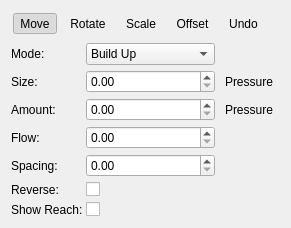
     <widget class="QWidget" name="liquifyTransformPage">
      <layout class="QVBoxLayout" name="verticalLayout_8">
       <item>
        <layout class="QVBoxLayout" name="verticalLayout_5" stretch="0,0">
         <property name="spacing">
          <number>0</number>
         </property>
         <item>
          <widget class="QFrame" name="liquifyOptionsLayout">
           <property name="sizePolicy">
            <sizepolicy hsizetype="Fixed" vsizetype="Minimum">
             <horstretch>0</horstretch>
             <verstretch>0</verstretch>
            </sizepolicy>
           </property>
           <property name="whatsThis">
            <string>&lt;html&gt;&lt;head/&gt;&lt;body&gt;&lt;p&gt;&lt;br/&gt;&lt;/p&gt;&lt;/body&gt;&lt;/html&gt;</string>
           </property>
           <property name="frameShape">
            <enum>QFrame::NoFrame</enum>
           </property>
           <property name="frameShadow">
            <enum>QFrame::Plain</enum>
           </property>
           <property name="lineWidth">
            <number>0</number>
           </property>
           <layout class="QHBoxLayout" name="horizontalLayout_11">
            <property name="leftMargin">
             <number>2</number>
            </property>
            <property name="topMargin">
             <number>2</number>
            </property>
            <property name="rightMargin">
             <number>15</number>
            </property>
            <item>
             <widget class="QToolButton" name="liquifyMove">
              <property name="sizePolicy">
               <sizepolicy hsizetype="Expanding" vsizetype="Fixed">
                <horstretch>0</horstretch>
                <verstretch>0</verstretch>
               </sizepolicy>
              </property>
              <property name="text">
               <string>Move</string>
              </property>
              <property name="checkable">
               <bool>true</bool>
              </property>
              <property name="checked">
               <bool>true</bool>
              </property>
              <property name="autoExclusive">
               <bool>true</bool>
              </property>
              <property name="autoRaise">
               <bool>true</bool>
              </property>
             </widget>
            </item>
            <item>
             <widget class="QToolButton" name="liquifyRotate">
              <property name="sizePolicy">
               <sizepolicy hsizetype="Expanding" vsizetype="Fixed">
                <horstretch>0</horstretch>
                <verstretch>0</verstretch>
               </sizepolicy>
              </property>
              <property name="text">
               <string>Rotate</string>
              </property>
              <property name="checkable">
               <bool>true</bool>
              </property>
              <property name="autoExclusive">
               <bool>true</bool>
              </property>
              <property name="autoRaise">
               <bool>true</bool>
              </property>
             </widget>
            </item>
            <item>
             <widget class="QToolButton" name="liquifyScale">
              <property name="sizePolicy">
               <sizepolicy hsizetype="Expanding" vsizetype="Fixed">
                <horstretch>0</horstretch>
                <verstretch>0</verstretch>
               </sizepolicy>
              </property>
              <property name="text">
               <string>Scale</string>
              </property>
              <property name="checkable">
               <bool>true</bool>
              </property>
              <property name="autoExclusive">
               <bool>true</bool>
              </property>
              <property name="autoRaise">
               <bool>true</bool>
              </property>
             </widget>
            </item>
            <item>
             <widget class="QToolButton" name="liquifyOffset">
              <property name="sizePolicy">
               <sizepolicy hsizetype="Expanding" vsizetype="Fixed">
                <horstretch>0</horstretch>
                <verstretch>0</verstretch>
               </sizepolicy>
              </property>
              <property name="text">
               <string>Offset</string>
              </property>
              <property name="checkable">
               <bool>true</bool>
              </property>
              <property name="autoExclusive">
               <bool>true</bool>
              </property>
              <property name="autoRaise">
               <bool>true</bool>
              </property>
             </widget>
            </item>
            <item>
             <widget class="QToolButton" name="liquifyUndo">
              <property name="sizePolicy">
               <sizepolicy hsizetype="Expanding" vsizetype="Fixed">
                <horstretch>0</horstretch>
                <verstretch>0</verstretch>
               </sizepolicy>
              </property>
              <property name="text">
               <string>Undo</string>
              </property>
              <property name="checkable">
               <bool>true</bool>
              </property>
              <property name="autoExclusive">
               <bool>true</bool>
              </property>
              <property name="autoRaise">
               <bool>true</bool>
              </property>
             </widget>
            </item>
           </layout>
          </widget>
         </item>
         <item>
          <layout class="QGridLayout" name="gridLayout_3">
           <property name="horizontalSpacing">
            <number>3</number>
           </property>
           <property name="verticalSpacing">
            <number>5</number>
           </property>
           <item row="0" column="0">
            <widget class="QLabel" name="label_2">
             <property name="sizePolicy">
              <sizepolicy hsizetype="Fixed" vsizetype="Preferred">
               <horstretch>0</horstretch>
               <verstretch>0</verstretch>
              </sizepolicy>
             </property>
             <property name="minimumSize">
              <size>
               <width>38</width>
               <height>0</height>
              </size>
             </property>
             <property name="text">
              <string>Mode:</string>
             </property>
            </widget>
           </item>
           <item row="1" column="0">
            <widget class="QLabel" name="lblSize">
             <property name="sizePolicy">
              <sizepolicy hsizetype="Fixed" vsizetype="Preferred">
               <horstretch>0</horstretch>
               <verstretch>0</verstretch>
              </sizepolicy>
             </property>
             <property name="minimumSize">
              <size>
               <width>27</width>
               <height>0</height>
              </size>
             </property>
             <property name="text">
              <string>Size:</string>
             </property>
            </widget>
           </item>
           <item row="2" column="2">
            <widget class="QToolButton" name="liquifyAmountPressureBox">
             <property name="text">
              <string>Pressure</string>
             </property>
             <property name="checkable">
              <bool>true</bool>
             </property>
             <property name="autoExclusive">
              <bool>true</bool>
             </property>
             <property name="autoRaise">
              <bool>true</bool>
             </property>
            </widget>
           </item>
           <item row="3" column="1">
            <widget class="KisDoubleSliderSpinBox" name="liquifyFlowSlider"/>
           </item>
           <item row="2" column="1">
            <widget class="KisDoubleSliderSpinBox" name="liquifyAmountSlider"/>
           </item>
           <item row="1" column="1">
            <widget class="KisDoubleSliderSpinBox" name="liquifySizeSlider"/>
           </item>
           <item row="4" column="1">
            <widget class="KisDoubleSliderSpinBox" name="liquifySpacingSlider"/>
           </item>
           <item row="3" column="0">
            <widget class="QLabel" name="lblFlow">
             <property name="sizePolicy">
              <sizepolicy hsizetype="Fixed" vsizetype="Preferred">
               <horstretch>0</horstretch>
               <verstretch>0</verstretch>
              </sizepolicy>
             </property>
             <property name="minimumSize">
              <size>
               <width>32</width>
               <height>0</height>
              </size>
             </property>
             <property name="text">
              <string>Flow:</string>
             </property>
            </widget>
           </item>
           <item row="5" column="1">
            <widget class="QCheckBox" name="liquifyReverseDirectionChk">
             <property name="enabled">
              <bool>true</bool>
             </property>
             <property name="sizePolicy">
              <sizepolicy hsizetype="Preferred" vsizetype="Preferred">
               <horstretch>0</horstretch>
               <verstretch>0</verstretch>
              </sizepolicy>
             </property>
             <property name="text">
              <string/>
             </property>
            </widget>
           </item>
           <item row="5" column="0">
            <widget class="QLabel" name="label">
             <property name="sizePolicy">
              <sizepolicy hsizetype="Fixed" vsizetype="Preferred">
               <horstretch>0</horstretch>
               <verstretch>0</verstretch>
              </sizepolicy>
             </property>
             <property name="minimumSize">
              <size>
               <width>51</width>
               <height>0</height>
              </size>
             </property>
             <property name="text">
              <string>Reverse:</string>
             </property>
            </widget>
           </item>
           <item row="6" column="0">
            <widget class="QLabel" name="lblLiquifyShowReach">
             <property name="text">
              <string>Show Reach:</string>
             </property>
            </widget>
           </item>
           <item row="6" column="1">
            <widget class="QCheckBox" name="liquifyShowReachChk">
             <property name="text">
              <string/>
             </property>
            </widget>
           </item>
           <item row="2" column="0">
            <widget class="QLabel" name="lblAmount">
             <property name="sizePolicy">
              <sizepolicy hsizetype="Fixed" vsizetype="Preferred">
               <horstretch>0</horstretch>
               <verstretch>0</verstretch>
              </sizepolicy>
             </property>
             <property name="minimumSize">
              <size>
               <width>51</width>
               <height>0</height>
              </size>
             </property>
             <property name="text">
              <string comment="Amount of transformation">Amount:</string>
             </property>
            </widget>
           </item>
           <item row="0" column="1">
            <widget class="QComboBox" name="buildupModeComboBox">
             <property name="sizePolicy">
              <sizepolicy hsizetype="Expanding" vsizetype="Preferred">
               <horstretch>0</horstretch>
               <verstretch>0</verstretch>
              </sizepolicy>
             </property>
             <property name="currentIndex">
              <number>0</number>
             </property>
             <item>
              <property name="text">
               <string>Build Up</string>
              </property>
             </item>
             <item>
              <property name="text">
               <string>Wash</string>
              </property>
             </item>
            </widget>
           </item>
           <item row="1" column="2">
            <widget class="QToolButton" name="liquifySizePressureBox">
             <property name="enabled">
              <bool>true</bool>
             </property>
             <property name="text">
              <string>Pressure</string>
             </property>
             <property name="checkable">
              <bool>true</bool>
             </property>
             <property name="autoExclusive">
              <bool>true</bool>
             </property>
             <property name="autoRaise">
              <bool>true</bool>
             </property>
            </widget>
           </item>
           <item row="4" column="0">
            <widget class="QLabel" name="lblSpacing">
             <property name="sizePolicy">
              <sizepolicy hsizetype="Fixed" vsizetype="Preferred">
               <horstretch>0</horstretch>
               <verstretch>0</verstretch>
              </sizepolicy>
             </property>
             <property name="minimumSize">
              <size>
               <width>49</width>
               <height>0</height>
              </size>
             </property>
             <property name="text">
              <string>Spacing:</string>
             </property>
            </widget>
           </item>
          </layout>
         </item>
        </layout>
       </item>
       <item>
        <spacer name="verticalSpacer_5">
         <property name="orientation">
          <enum>Qt::Vertical</enum>
         </property>
         <property name="sizeHint" stdset="0">
          <size>
           <width>20</width>
           <height>0</height>
          </size>
         </property>
        </spacer>
       </item>
      </layout>
     </widget>
